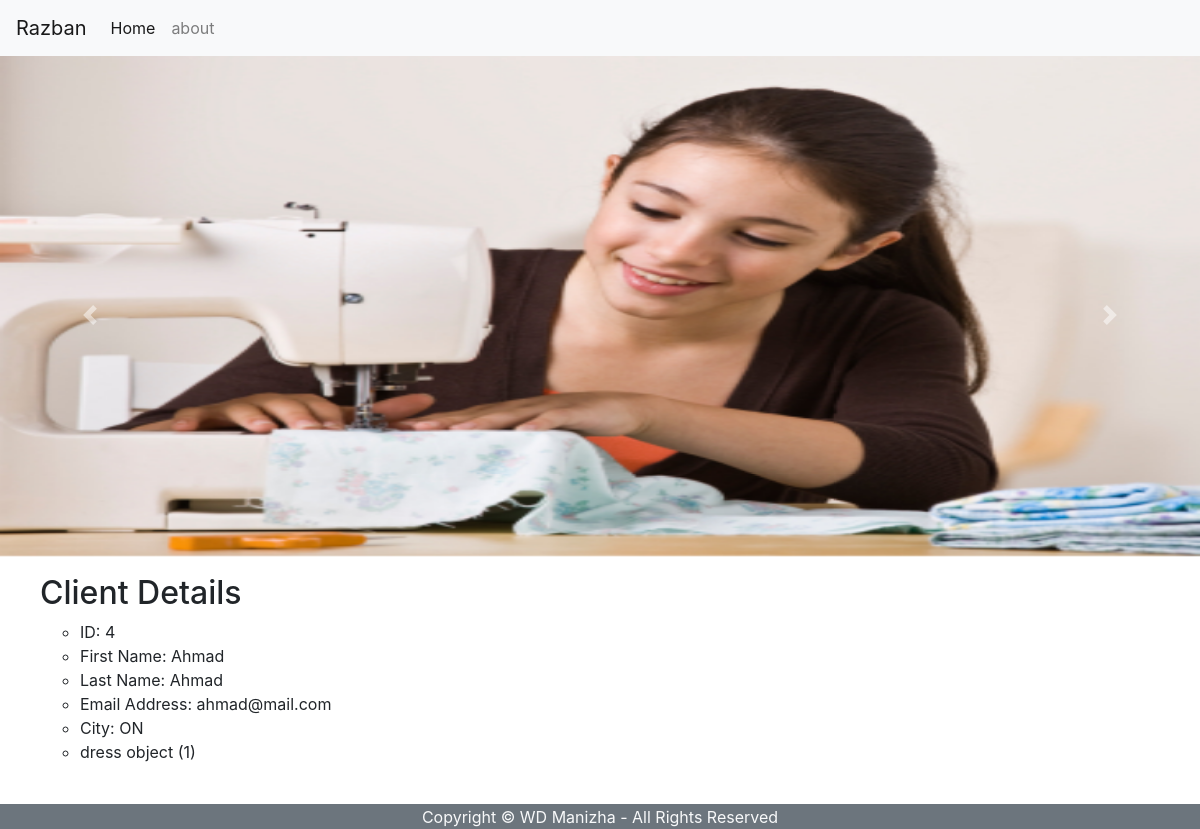
Page /registration/4/ on the committed database.
### registration/models.py (models this page shows)
class client(models.Model):
    CITY_CHOICES = [('ON','Toronto'),('ON','Missisauga'),('ON','Milton'), ('NY', 'New York'), ('ON','Brampton')]
    COUNTRY_CHOICES = [('CA','Canada'),('USA','United State of America'),('EU','Europe')]
    first = models.CharField(max_length=43)
    last = models.CharField(max_length = 31)
    email = models.CharField(max_length=31)
    company = models.CharField(max_length=50 , blank = True)
    address = models.CharField(max_length=50, null=True)
    city = models.CharField(max_length=21, choices = CITY_CHOICES,)
    country = models.CharField(max_length=33, choices=COUNTRY_CHOICES,)
    phone = models.CharField(max_length=31, null=True)
    dress = models.ManyToManyField('dress')

class dress(models.Model):
    size = models.CharField(max_length= 9)

### registration/views.py (the view)
# urls.py: path('registration/<int:client_id>/', views.client_detail, name = 'client_detail'),
def client_detail(request, client_id):
    records = client.objects.get(id = client_id)
    return render(request, 'client.html', {'records':records})

### registration/templates/client.html
{%  extends 'base.html' %}
{% block content %}
<ul>
<h2> Client Details </h2>
<ul>
        <li>ID: {{ records.id }}</li>
        <li>First Name: {{ records.first }}</li>
        <li>Last Name: {{ records.last }}</li>
        <li>Email Address: {{ records.email }}</li>
        <li>City: {{ records.city }}</li>
    {% for item in records.dress.all %}
     <li>{{ item }}</li>
    {% endfor %}
</ul>
</ul>
{% endblock %}

### rows in the picture
client: id "4", first "Ahmad", last "Ahmad", email "ahmad@mail.com", city "ON"
dress: id "dress object (1)"
